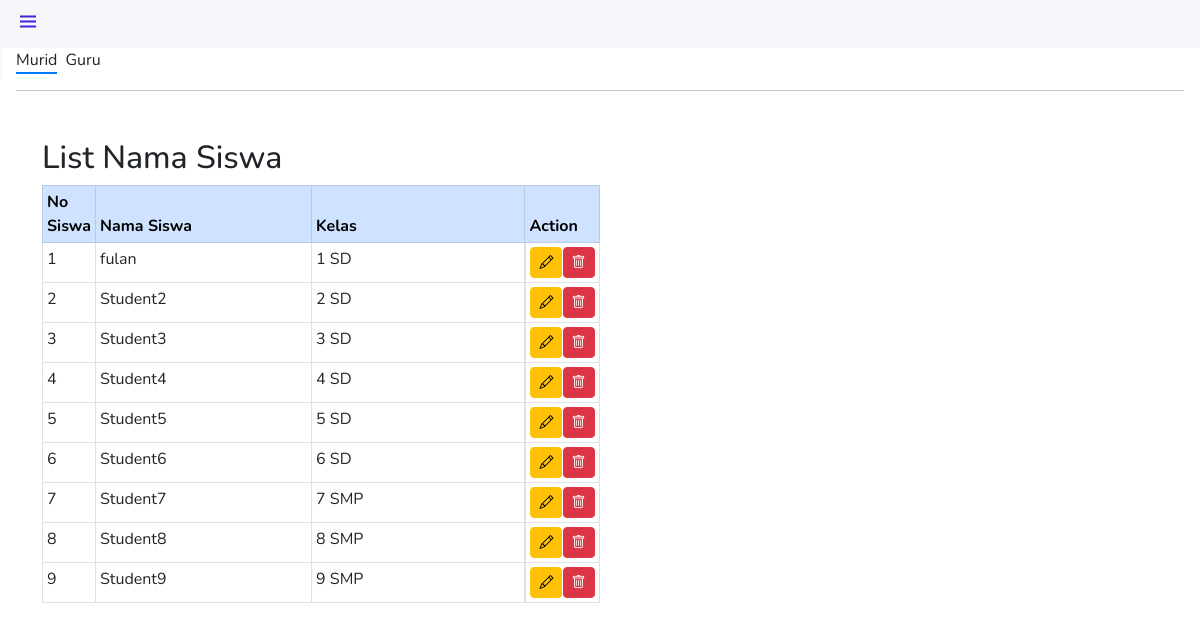
/admin/listPerson.php (signed in), run on the app's committed database.
### tables this page shows
CREATE TABLE `studyaccess` (
  `AccessID` int(11) NOT NULL,
  `UserID` int(11) DEFAULT NULL,
  `StudyLevelID` int(11) DEFAULT NULL
);

CREATE TABLE `users` (
  `id_user` int(11) NOT NULL,
  `username` varchar(50) NOT NULL,
  `email` varchar(100) NOT NULL,
  `password` varchar(100) NOT NULL,
  `role` varchar(10) NOT NULL,
  `photo` varchar(100) DEFAULT NULL
);

CREATE TABLE `studylevel` (
  `StudyLevelID` int(11) NOT NULL,
  `LevelName` varchar(50) DEFAULT NULL
);

### admin/listPerson.php (the view, shortened to what this page needs)
<?php
require('../function.php');
$photoQuery = "SELECT photo FROM users WHERE id_user = {$_SESSION['user_id']}";
$photoResult = $conn->query($photoQuery);
$photoRow = $photoResult->fetch_assoc();
$image = '../' . $photoRow['photo'];
$query = "SELECT studyaccess.AccessID, studyaccess.StudyLevelID,  studylevel.LevelName, users.username AS username
FROM studyaccess
LEFT JOIN studylevel ON studyaccess.StudyLevelID = studylevel.StudyLevelID
INNER JOIN users ON studyaccess.UserID = users.id_user";
$result = $conn->query($query);
?>
<!DOCTYPE html>
<html lang="en">
<head>
  <link rel="stylesheet" href="https://cdn.jsdelivr.net/npm/bootstrap@5.2.3/dist/css/bootstrap.min.css">
  <link rel="stylesheet" href="https://cdn.jsdelivr.net/npm/boxicons@latest/css/boxicons.min.css">
  <link rel="stylesheet" href="https://cdn.jsdelivr.net/npm/bootstrap-icons@1.11.1/font/bootstrap-icons.css">
</head>
<body id="body-pd">
  <header class="header" id="header">
    <div class="header_toggle"> <i class='bx bx-menu' id="header-toggle"></i> </div>
    <div class="header_img"> <img src="<?= $image ?: 'https://via.placeholder.com/150' ?>" class="img-fluid" alt=""></div>
  </header>
  <div>
    <div class="d-flex gap-2">
      <a href="listPerson.php" class="text-dark nav-link active">Murid</a>
      <a href="listGuru.php" class="text-dark nav-link">Guru</a>
    </div>
    <hr>
    <div class="container mt-5">
      <h2>List Nama Siswa</h2>
      <table class="table table-bordered table-sm" style="width: 50%;">
        <thead class="table-primary">
          <tr>
            <th scope="col" class="col-1">No Siswa</th>
            <th scope="col" class="col-5">Nama Siswa</th>
            <th scope="col" class="col-5">Kelas</th>
            <th scope="col" class="col-1">Action</th>
          </tr>
        </thead>
        <tbody>
          <?php foreach ($result as $row) : ?>
            <tr>
              <td><?= $row['AccessID'] ?></td>
              <td><?= $row['username'] ?></td>
              <td><?= ($row['LevelName'] !== null) ? $row['LevelName'] : 'Belum Dapat Kelas' ?></td>
              <td class="d-flex justify-content-between">
                <button type="button" class="btn btn-warning btn-sm" data-bs-toggle="modal" data-bs-target="#updateModal<?= $row['AccessID'] ?>" title="Update">
                  <i class="bi bi-pencil"></i>
                </button>
                <button type="button" class="btn btn-danger btn-sm" data-bs-toggle="modal" data-bs-target="#deleteModal<?= $row['AccessID'] ?>" title="Delete">
                  <i class="bi bi-trash"></i>
                </button>
              </td>
            </tr>
          <?php endforeach; ?>
        </tbody>
      </table>
    </div>
</body>
</html>

### admin/listPerson.php (style rules this page uses)
:root { --header-height: 3rem; --nav-width: 68px; --first-color: #4723D9; --first-color-light: #AFA5D9; --white-color: #F7F6FB; --body-font: 'Nunito', sans-serif; --normal-font-size: 1rem; --z-fixed: 100 }
body { position: relative; margin: var(--header-height) 0 0 0; padding: 0 1rem; font-family: var(--body-font); font-size: var(--normal-font-size); transition: .5s }
a { text-decoration: none }
.header { width: 100%; height: var(--header-height); position: fixed; top: 0; left: 0; display: flex; align-items: center; justify-content: space-between; padding: 0 1rem; background-color: var(--white-color); z-index: var(--z-fixed); transition: .5s }
.header_toggle { color: var(--first-color); font-size: 1.5rem; cursor: pointer }
.header_img { width: 35px; height: 35px; display: flex; justify-content: center; border-radius: 50%; overflow: hidden; }
.header_img img { width: 40px }
.active { color: var(--white-color) }
.active::before { content: ''; position: absolute; left: 0; width: 2px; height: 32px; background-color: var(--white-color) }
.nav-link.active { border-bottom: 2px solid #007bff !important; }

### data on the page
studyaccess: AccessID "1", UserID.username "fulan", StudyLevelID.LevelName "1 SD"
studyaccess: AccessID "2", UserID.username "Student2", StudyLevelID.LevelName "2 SD"
studyaccess: AccessID "3", UserID.username "Student3", StudyLevelID.LevelName "3 SD"
studyaccess: AccessID "4", UserID.username "Student4", StudyLevelID.LevelName "4 SD"
studyaccess: AccessID "5", UserID.username "Student5", StudyLevelID.LevelName "5 SD"
studyaccess: AccessID "6", UserID.username "Student6", StudyLevelID.LevelName "6 SD"
studyaccess: AccessID "7", UserID.username "Student7", StudyLevelID.LevelName "7 SMP"
studyaccess: AccessID "8", UserID.username "Student8", StudyLevelID.LevelName "8 SMP"
studyaccess: AccessID "9", UserID.username "Student9", StudyLevelID.LevelName "9 SMP"
